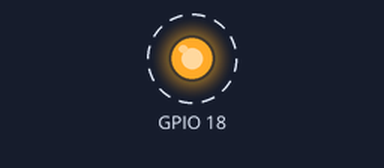
Bench run of a program on a simulated Raspberry Pi (BCM pin numbers). On the bench: output pins drawn as LEDs (lit = HIGH). Dashed ring = blinking. What the program prints to the terminal is not drawn.

Above: at 0.5 s.
Timing chart, 0 to 4.6 s (numbered marks = the images above):
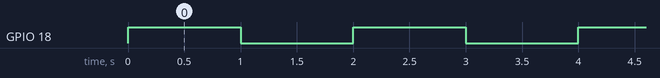

The program:

blink1.py
```python
import RPi.GPIO as gp
import time

def setup():
	gp.setmode(gp.BCM) # 핀타입 설정
	gp.setup(18, gp.OUT)

def loop():
	try:
		while (True):
            print("LED On")
			gp.output(18, True)
			time.sleep(1)
            print("LED Off")
			gp.output(18, False)
			time.sleep(1)
	except KeyboardInterrupt:
		print("키보드 인터럽트!")
		gp.cleanup()

if __name__ == "__main__": # 메인역할
    setup()
    loop()
```

Measured:
- by itself, GPIO 18: alternates HIGH for 1.0 s and LOW for 1.0 s
